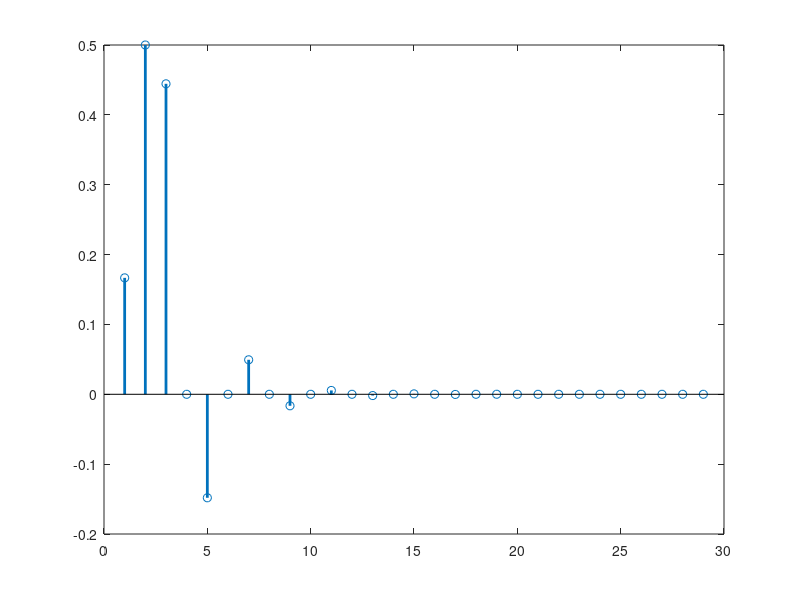

Recreate this plot in MATLAB.
b = [1 3 3 1]/6 ;
a = [3 0 1 0]/3;
h=impz(b,a);
%impz dung de tinh dap ung xung khi biet phuong trinh sai phan
stem(h, 'LineWidth', 2);
